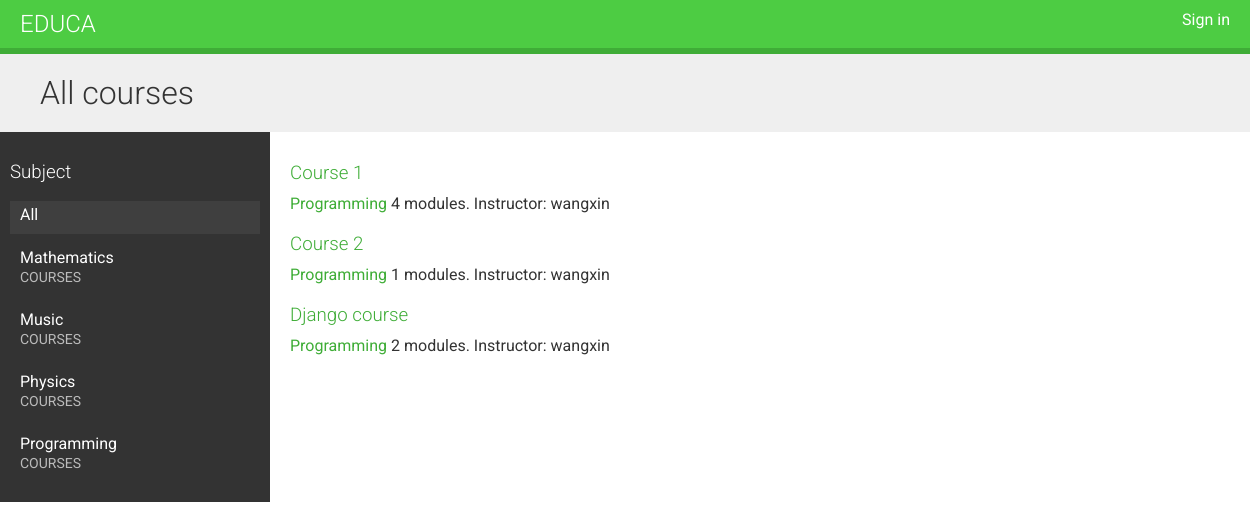
The page / on the database its author committed.
### courses/models.py (models this page shows, shortened)
class Subject(models.Model):
    title = models.CharField(max_length=200)
    slug = models.SlugField(max_length=200, unique=True)
    class Meta:
        ordering = ['title']
    def __str__(self):
        return self.title

class Course(models.Model):
    owner = models.ForeignKey(User,
                              related_name='courses_created',
                              on_delete=models.CASCADE)
    subject = models.ForeignKey(Subject,
                                related_name='courses',
                                on_delete=models.CASCADE)
    title = models.CharField(max_length=200)
    slug = models.SlugField(max_length=200, unique=True)
    overview = models.TextField()
    created = models.DateTimeField(auto_now_add=True)
    students = models.ManyToManyField(User, related_name='courses_joined', blank=True)
    class Meta:
        ordering = ['-created']

### courses/views.py (the view)
# urls.py: path('', CourseListView.as_view(), name='course_list'),
class CourseListView(TemplateResponseMixin, View):
    model = Course
    template_name = 'courses/course/list.html'
    def get(self, request, subject=None):
        subjects = cache.get('all_subjects')
        if not subjects:
            subjects = Subject.objects.annotate(total_courses=Count('courses'))
            cache.set('all_subjects', subjects)
        all_courses = Course.objects.annotate(total_modules=Count('modules'))
        if subject:
            subject = get_object_or_404(Subject, slug=subject)
            key = f'subject_{subject.id}_courses'
            courses = cache.get(key)
            if not courses:
                courses = all_courses.filter(subject=subject)
                cache.set(key, courses)
        else:
            courses = cache.get('all_cousers')
            if not courses:
                courses = all_courses
                cache.set('all_courses', courses)
        return self.render_to_response({'subjects': subjects,
                                        'subject': subject,
                                        'courses': courses})

### courses/templates/courses/course/list.html (shortened to what this page needs)
{% extends "base.html" %}
{% block content %}
    <h1>
        {% if subject %}
            {{ subject.title }} courses
        {% else %}
            All courses
        {% endif %}
    </h1>
    <div class="contents">
        <h3>Subject</h3>
        <ul id="modules">
            <li {% if not subject %}class="selected"{% endif %}>
                <a href="{% url "course_list" %}">All</a>
            </li>
            {% for s in subjects %}
                <li {% if subject == s %}class="selected"{% endif %}>
                    <a href="{% url "course_list_subject" s.slug %}">
                        {{ s.title }}
                        <br><span>{{ s.total_course }} courses</span>
                    </a>
                </li>
            {% endfor%}
        </ul>
    </div>
    <div class="module">
        {% for course in courses %}
            {% with subject=course.subject %}
                <h3>
                    <a href="{% url "course_detail" course.slug %}">
                        {{ course.title }}
                    </a>
                </h3>
                <p>
                    <a href="{% url "course_list_subject" subject.slug %}">{{ subject }}</a>
                    {{ course.total_modules }} modules.
                    Instructor: {{ course.owner.username }}
                </p>
            {% endwith %}
        {% endfor %}
    </div>
{% endblock %}

### courses/static/css/base.css (style rules this page uses)
body { margin:0; font-family:'Roboto', sans-serif; font-weight:400; color:#333; }
a { color:#3fad37; text-decoration:none; }
ul { float:left; }
h1, h2, h3, h4, h5, h6 { font-family:'Roboto', sans-serif; font-weight:300; }
h1 { background:#efefef; width:100%; overflow:auto; padding:20px 0 20px 40px; margin:0; }
.module { padding:10px 20px; float:left; width:600px; }
.module h3 { margin:20px 0 0; padding:0; width:100%; }
.module p { margin:10px 0 20px; width:100%; float:left; }
.contents { width:20%; padding:10px; float:left; background:#333; color: #fff; font-family:'Roboto', sans-serif; }
.contents ul { list-style:none; margin:0; padding:0; width:100%; }
.contents ul li { margin:0 0 10px 0; padding:4px 10px 10px; overflow:auto; cursor:move; }
.contents ul li.selected { background:#3f3f3f; }
.contents ul span { text-transform:uppercase; color:#bbb; font-size:14px; }
.contents ul a { display:block; color:#fff; text-decoration:none; }

### rows shown on the page
Subject: title "Mathematics"
Subject: title "Music"
Subject: title "Physics"
Subject: title "Programming"
Course: title "Course 1", subject "Programming", total_modules "4", owner.username "wangxin"
Course: title "Course 2", subject "Programming", total_modules "1", owner.username "wangxin"
Course: title "Django course", subject "Programming", total_modules "2", owner.username "wangxin"
